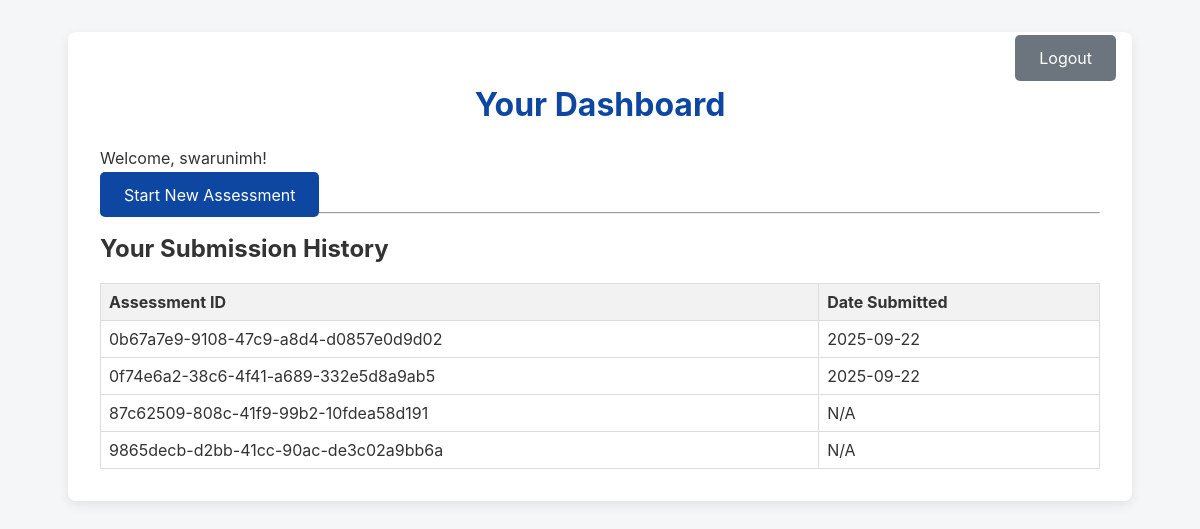
/dashboard (signed in), run on the app's committed database.
### tables this page shows
CREATE TABLE assessments (id INTEGER PRIMARY KEY, session_id TEXT UNIQUE, user_id INTEGER, timestamp DATETIME, full_report TEXT, ip_address TEXT, user_agent TEXT, completed BOOLEAN, FOREIGN KEY(user_id) REFERENCES users(id));

### app.py (the view)
@app.route('/dashboard')
@requires_role('client')
def dashboard():
    conn = get_db()
    assessments = conn.execute("SELECT session_id, timestamp FROM assessments WHERE user_id = ? AND completed = TRUE ORDER BY timestamp DESC", (session['user_id'],)).fetchall()
    return render_template('dashboard.html', assessments=assessments)

### app.py (called while the page is built)
def get_db():
    if 'db' not in g:
        g.db = sqlite3.connect(DATABASE, check_same_thread=False)
        g.db.row_factory = sqlite3.Row
    return g.db

def requires_role(required_role):
    def decorator(f):
        @wraps(f)
        def wrapper(*args, **kwargs):
            if 'user_id' not in session:
                flash("You must be logged in to view this page.", "warning")
                return redirect(url_for('login', next=request.url))
            if session.get('role') != required_role:
                flash(f"This page requires the '{required_role}' role.", "danger")
                return redirect(url_for('index'))
            return f(*args, **kwargs)
        return wrapper
    return decorator

### templates/dashboard.html (shortened to what this page needs)
<!DOCTYPE html>
<html lang="en">
<head>
    <link rel="stylesheet" href="{{ url_for('static', filename='css/style.css') }}">
</head>
<body>
    <div class="container">
        <div class="login-container">
            <a href="{{ url_for('logout') }}" class="btn btn-secondary">Logout</a>
        </div>
        <h1>Your Dashboard</h1>
        <p>Welcome, {{ session['username'] }}!</p>
        <a href="{{ url_for('index') }}" class="btn btn-primary" style="margin-bottom: 2rem;">Start New Assessment</a>
        <hr>
        <h2>Your Submission History</h2>
        {% if assessments %}
            <table id="assessments-table" style="width: 100%; border-collapse: collapse;">
                <thead>
                    <tr>
                        <th>Assessment ID</th>
                        <th>Date Submitted</th>
                    </tr>
                </thead>
                <tbody>
                    {% for assessment in assessments %}
                        <tr>
                            <td>{{ assessment.session_id }}</td>
                            <td>{{ assessment.timestamp.split(' ')[0] if assessment.timestamp else 'N/A' }}</td>
                        </tr>
                    {% endfor %}
                </tbody>
            </table>
        {% else %}
            <p>You have not completed any assessments yet.</p>
        {% endif %}
    </div>
</body>
</html>

### static/css/style.css (style rules this page uses)
body { font-family: -apple-system, BlinkMacSystemFont, "Segoe UI", Roboto, "Helvetica Neue", Arial, sans-serif; background-color: #f4f6f8; color: #333; margin: 0; padding: 2rem; padding-bottom: 60px; display: flex; justify-content: center; }
.container { width: 100%; max-width: 1000px; background-color: #ffffff; border-radius: 8px; box-shadow: 0 4px 12px rgba(0, 0, 0, 0.08); padding: 2rem; position: relative; }
.login-container { position: absolute; top: 1rem; right: 1rem; z-index: 10; }
h1 { text-align: center; color: #0d47a1; margin-bottom: 1.5rem; }
button[type="submit"], .btn { background-color: #4CAF50; color: white; border: none; padding: 0.8rem 1.5rem; font-size: 1rem; border-radius: 5px; cursor: pointer; transition: background-color 0.2s; align-self: center; text-decoration: none; }
.btn-primary { color: #fff; background-color: #0d47a1; border-color: #0d47a1; }
.btn-secondary { color: #fff; background-color: #6c757d; border-color: #6c757d; }
#admin-users-table, #pending-users-table, #all-users-table, #assessments-table { width: 100%; margin-top: 1rem; border-collapse: collapse; }
#admin-users-table th, #admin-users-table td, #pending-users-table th, #pending-users-table td, #all-users-table th, #all-users-table td, #assessments-table th, #assessments-table td { border: 1px solid #ddd; padding: 8px; text-align: left; }
#admin-users-table th, #pending-users-table th, #all-users-table th, #assessments-table th { background-color: #f2f2f2; color: #333; }

### data on the page
assessments: session_id "0b67a7e9-9108-47c9-a8d4-d0857e0d9d02", timestamp "2025-09-22"
assessments: session_id "0f74e6a2-38c6-4f41-a689-332e5d8a9ab5", timestamp "2025-09-22"
assessments: session_id "87c62509-808c-41f9-99b2-10fdea58d191", timestamp "N/A"
assessments: session_id "9865decb-d2bb-41cc-90ac-de3c02a9bb6a", timestamp "N/A"

### other printed values
{{ session['username'] }} "swarunimh"
